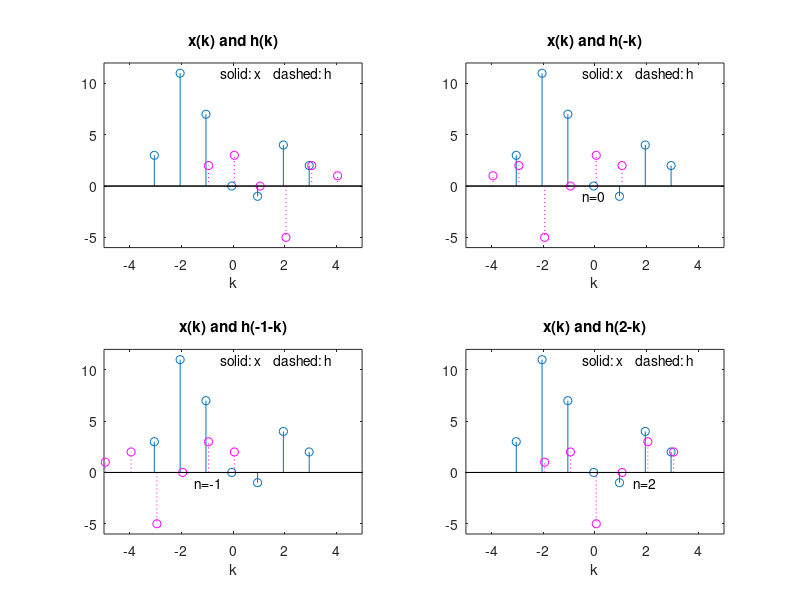

Write MATLAB code to recreate this figure.
% Example 2.6
clc
close all
clear all

%

% x(n)=[3,11,7,0,-1,4,2]; nx = [-3:3]

% h(n)=[2,3,0,-5,2,1]; nh = [-1:4]

% y(n)=conv(x,h)

% input x(n)

x = [3,11,7,0,-1,4,2]; nx = [-3:3];

% impulse response h(n)

h = [2,3,0,-5,2,1]; nh = [-1:4];

subplot(1,1,1)

% plot x(k) and h(k)

subplot(2,2,1); stem(nx-0.05,x); axis([-5,5,-6,12]);

hold on; stem(nh+0.05,h,'m:')

title('x(k) and h(k)');xlabel('k');

text(-0.5,11,'solid: x    dashed: h'); hold off

% plot x(k) and h(-k)

subplot(2,2,2); stem(nx-0.05,x); axis([-5,5,-6,12]);

hold on; stem(-fliplr(nh)+0.05,fliplr(h),'m:')

title('x(k) and h(-k)');xlabel('k');

text(-0.5,-1,'n=0')

text(-0.5,11,'solid: x    dashed: h'); hold off

% plot x(k) and h(-1-k)

subplot(2,2,3); stem(nx-0.05,x); axis([-5,5,-6,12]);

hold on; stem(-fliplr(nh)+0.05-1,fliplr(h),'m:')

title('x(k) and h(-1-k)');xlabel('k');

text(-1.5,-1,'n=-1')

text(-0.5,11,'solid: x    dashed: h'); hold off

% plot x(k) and h(2-k)

subplot(2,2,4); stem(nx-0.05,x); axis([-5,5,-6,12]);

hold on; stem(-fliplr(nh)+0.05+2,fliplr(h),'m:')

title('x(k) and h(2-k)');xlabel('k');

text(2-0.5,-1,'n=2')

text(-0.5,11,'solid: x    dashed: h'); hold off

%print -deps2 ex020600.eps
